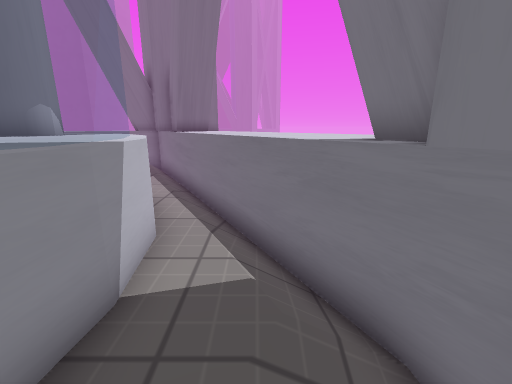
view 1 (above)

16 first-person views from a walk through a level from a Godot 3-D game. The camera is 1.4 m above the floor, tilts 14° down and sees 90° across. The floor is counted in squares, 0.5 m on a side. Each view is taken from the middle of a square. On the plan, view 1 faces up. The plan holds only what a view shows up to about 19 squares ahead; the rest is blank. The place goes on beyond the plan. Some surface patterns are stand-ins.

view 2
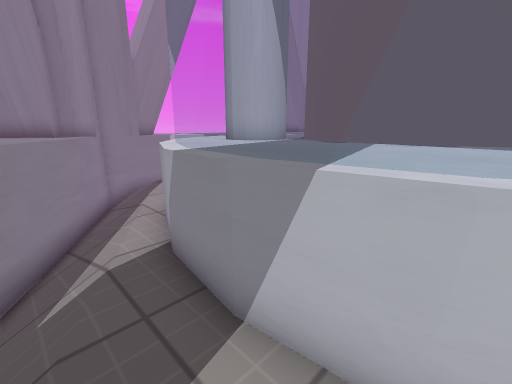

view 3
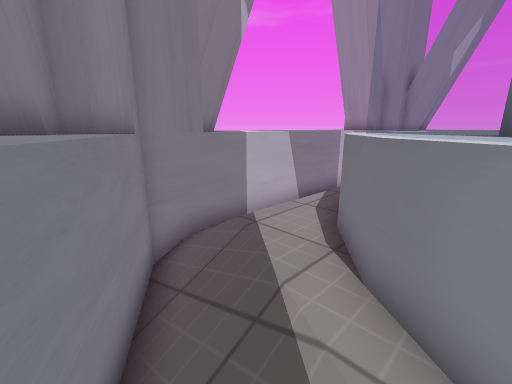

view 4
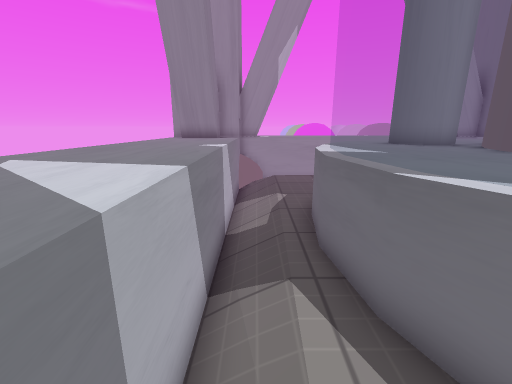

view 5
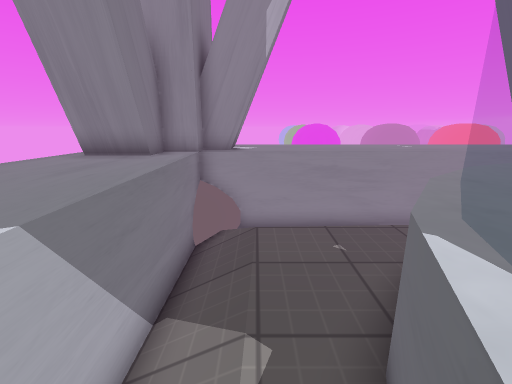

view 6
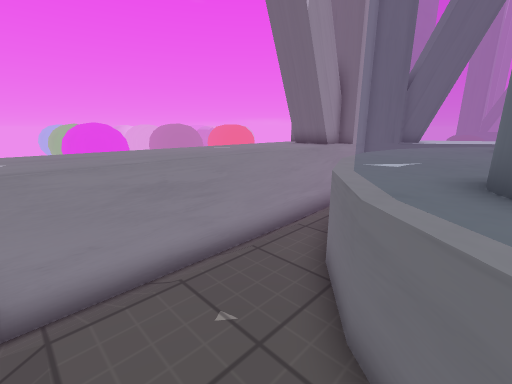

view 7
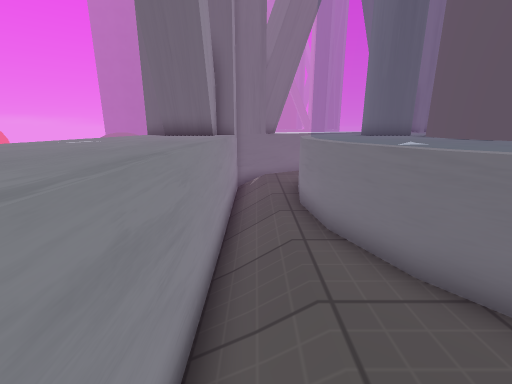

view 8
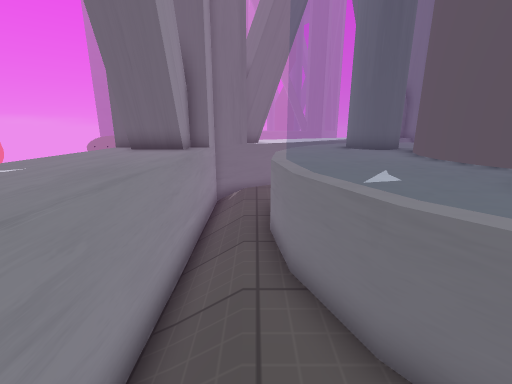

view 9
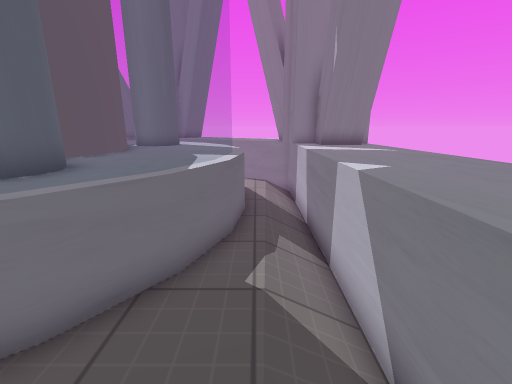

view 10
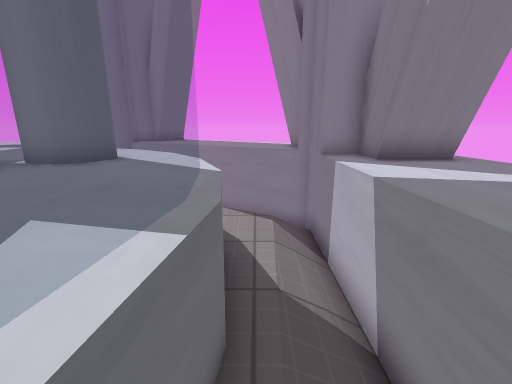

view 11
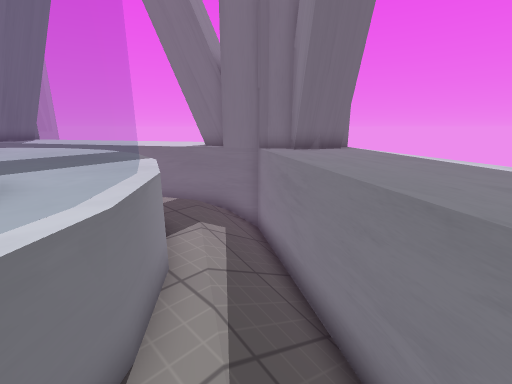

view 12
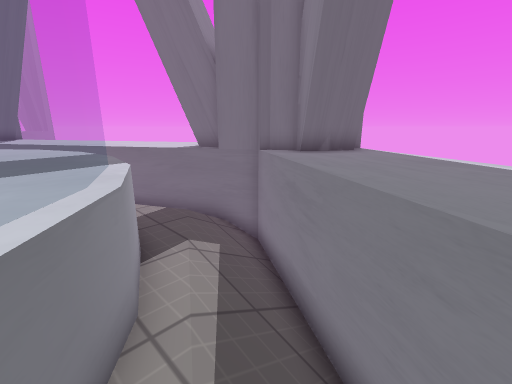

view 13
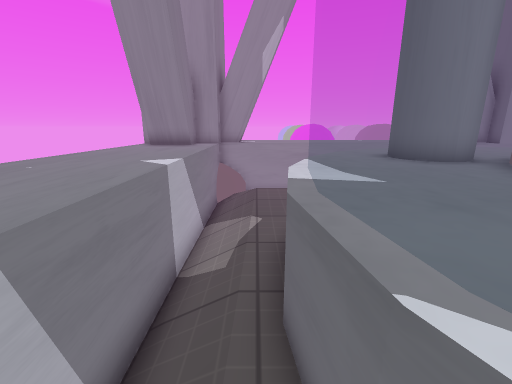

view 14
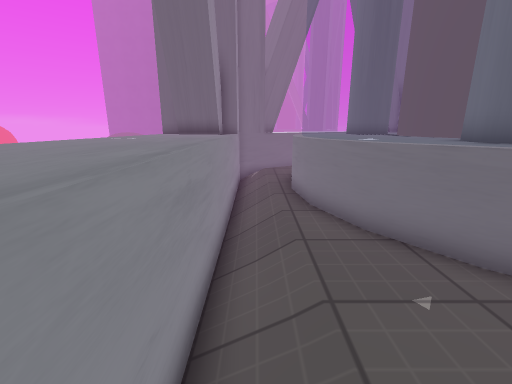

view 15
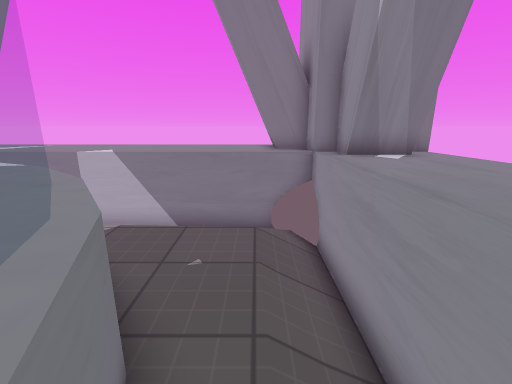

view 16
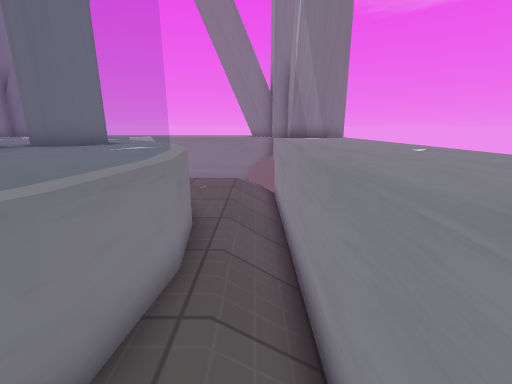

### Floor plan
Key: @ floor where view 1 was taken; # wall or solid block; . floor; / step, stairs or slope; = window, fence, low wall or low ledge; ^ raised ledge.
Columns run from 23 left of view 1 to 4 right of it. Each row starts with its distance up from view 1.
 13     ^^ ^ ^#        ^^^^
 12      ^^^^          .^^^^
 11    ^##^            .^^^^^
 10    ###          ## ..^^^^^
  9   ## / =#        ## .^^^^^
  8   #/.. ##        ###=.^^^^^
  7  ^^/.=#####      #### /^^^^
  6 #^^/.=#####      ####=/^^^^
  5 ^^^/.=####      #####=./^#
  4 ^^^/.=####      #####=./=#
  3 ^^^/=#####      #####=../#
  2 ^^^/=#####      #####=../##
  1 ^^^/.=####      #####=.//##
  0 ^^^/.=######   ######=/@/###
 -1 ^^^/.=##############=.//^^^#
 -2 ^^^/..=#############=///^^^^
 -3 ^^^/...=###########=.//^^^^^
 -4 ^^^/....=#########=.//^^^^^^
 -5 ^^^/.....===##====.//#^^^^^
 -6 ^^^/........==.....//#^^^^
 -7 #^^/////////////////=#^^^
 -8  #^^^^^^^^^^^^^^^^^#####
 -9   ^^^^^^^^^^^^^^^^^
-10    ^#^^^^^^^^^^^#^

Positions as (right, up) in squares from view 1, and headings:
1: (0, 0), facing up
2: (0, 5), facing down-left
3: (-1, -2), facing down-left
4: (-5, -7), facing left
5: (-12, -6), facing left
6: (-15, -6), facing up-left
7: (-20, -5), facing up
8: (-19, -4), facing up
9: (-19, -6), facing right
10: (-13, -6), facing right
11: (-5, -6), facing up-right
12: (-4, -5), facing up-right
13: (-7, -6), facing left
14: (-20, -7), facing up
15: (-19, 1), facing down
16: (-20, 7), facing down
